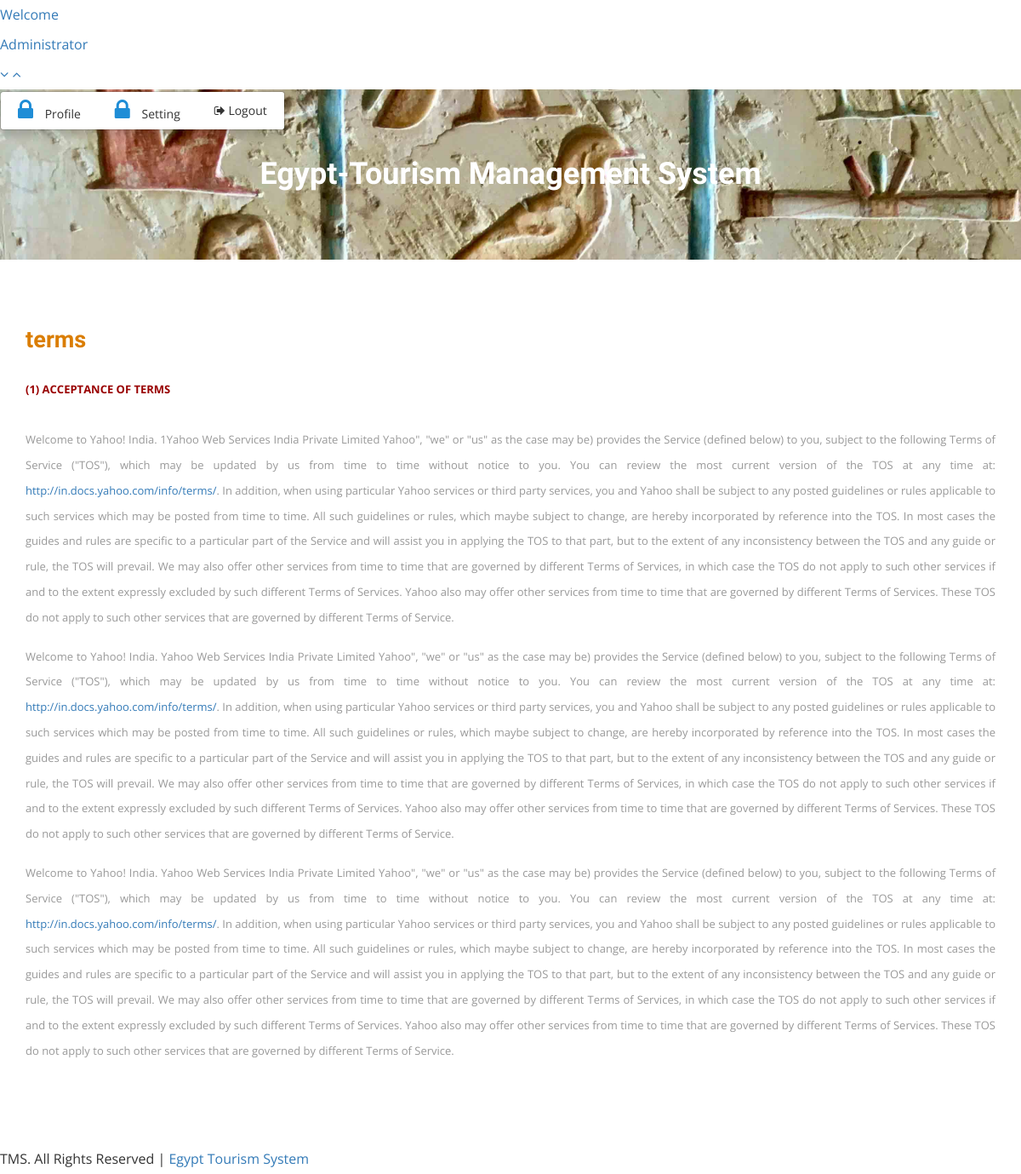
Page /page.php?type=terms (lower part) on the earlier database version.
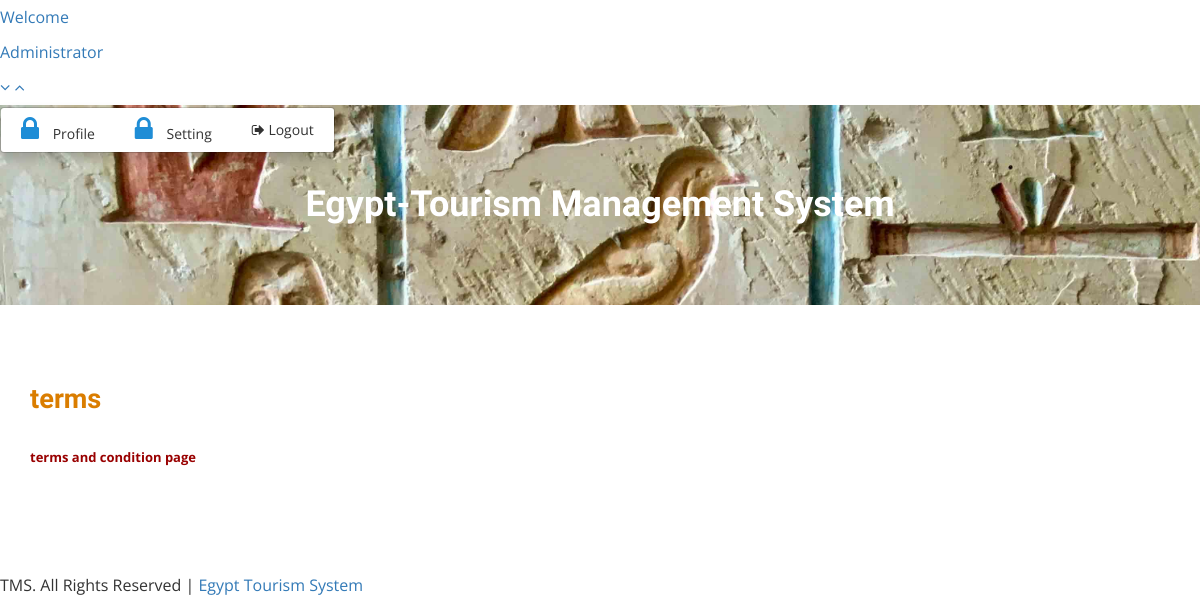
Same page on the later database version.
### tables this page shows
CREATE TABLE `tblpages` (
  `id` int(11) NOT NULL,
  `type` varchar(255) DEFAULT '',
  `detail` longtext DEFAULT NULL
);

### page.php (the view, shortened to what this page needs)
<?php
include('includes/config.php');
?>
<!DOCTYPE HTML>
<html>
<head>
<link href="css/bootstrap.css" rel='stylesheet' type='text/css' />
<link href="css/style.css" rel='stylesheet' type='text/css' />
<link rel="stylesheet" href="css/style.css?v=<?php echo time(); ?>">
<link href="css/font-awesome.css" rel="stylesheet">
<link href="css/animate.css" rel="stylesheet" type="text/css" media="all">
</head>
<body>
<div class="top-header">
<?php include('includes/header.php');?>
<div class="banner-1 ">
	<div class="container">
		<h1 style="color: white; font-weight: bold;" class="wow zoomIn animated animated" data-wow-delay=".5s" style="visibility: visible; animation-delay: 0.5s; animation-name: zoomIn;">Egypt-Tourism Management System</h1>
	</div>
</div>
<div class="privacy">
	<div class="container">
										<?php
$pagetype=$_GET['type'];
$sql = "SELECT type,detail from tblpages where type=:pagetype";
$query = $dbh -> prepare($sql);
$query->bindParam(':pagetype',$pagetype,PDO::PARAM_STR);
$query->execute();
$results=$query->fetchAll(PDO::FETCH_OBJ);
if($query->rowCount() > 0)
{
foreach($results as $result)
{
?>
		<h3 class="wow fadeInDown animated animated" data-wow-delay=".5s" style="visibility: visible; animation-delay: 0.5s; animation-name: fadeInDown;"><?php 	echo $_GET['type'] ?></h3>
	<p>
	<?php 	echo $result->detail; ?>
	</p>
<?php } }?>
	</div>
</div>
<?php include('includes/footer.php');?>
</body>
</html>

### admin/includes/header.php (shortened to what this page needs)
<div class="header-main">
						<div class="profile_details w3l">
								<ul>
									<li class="dropdown profile_details_drop">
										<a href="#" class="dropdown-toggle" data-toggle="dropdown" aria-expanded="false">
											<div class="profile_img">
												<div class="user-name">
													<p>Welcome</p>
													<span>Administrator</span>
												</div>
												<i class="fa fa-angle-down"></i>
												<i class="fa fa-angle-up"></i>
											</div>
										</a>
										<ul class="dropdown-menu drp-mnu">
											<li> <a href="profile.php"><i class="fa fa-lock"></i> Profile</a> </li>
											<li> <a href="change-password.php"><i class="fa fa-lock"></i> Setting</a> </li>
											<li> <a href="logout.php"><i class="fa fa-sign-out"></i> Logout</a> </li>
										</ul>
									</li>
								</ul>
							</div>
				</div>

### admin/includes/footer.php
<div class="copyrights">
	 <p>TMS. All Rights Reserved |  <a href="#">Egypt Tourism System</a> </p>
</div>

Differences in the rows shown:
changed tblpages: detail "(1) ACCEPTANCE OF TERMS Welcome to Yahoo! India. 1Yahoo Web Services India Private Limited Yahoo\", \"we\" or \"us\" as the case may be) provides the Service (defined below) to you, subject to the following Terms of Service (\"TOS\"), which may be updated by us from time to time without notice to you. You can review the most current version of the TOS at any time at: http://in.docs.yahoo.com/info/terms/ . In addition, when using particular Yahoo services or third party services, you and Yahoo shall be subject to any posted guidelines or rules applicable to such services which may be posted from time to time. All such guidelines or rules, which maybe subject to change, are hereby incorporated by…" → "terms and condition page"
